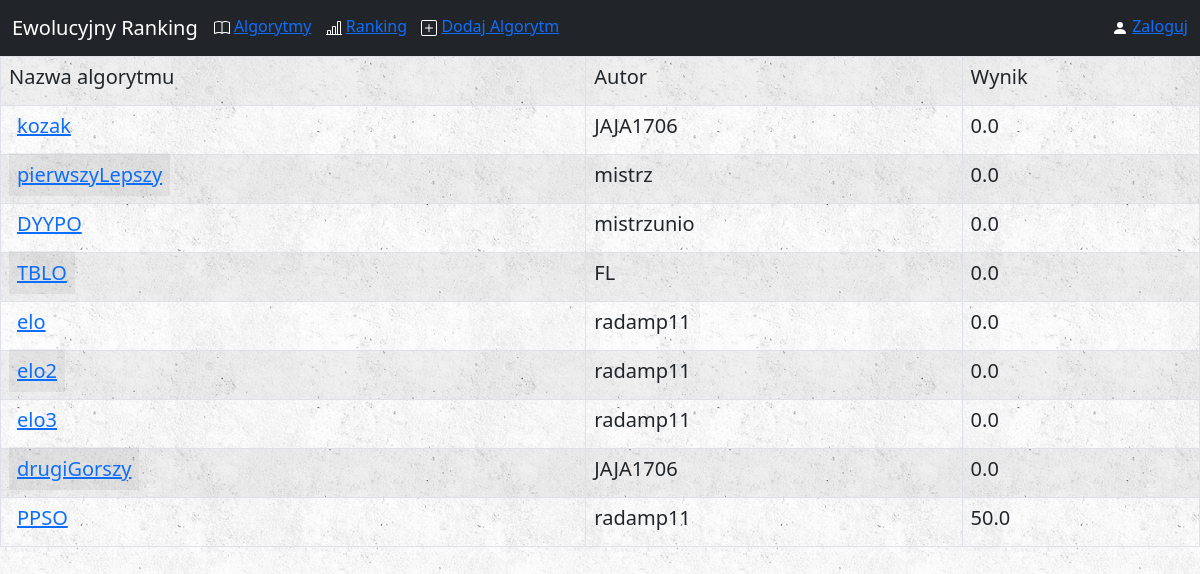
The page /ranking/ on the database its author committed.
### algorithms/models.py (models this page shows, shortened)
class Algorithm(models.Model):
    name = models.CharField(max_length = 40, unique = True)
    author = models.CharField(max_length = 30)  # nick użytkownika serwisu
    alg_file = models.FileField(upload_to='zip_files/')
    counted = models.BooleanField(default = False)
    num_of_fun = models.IntegerField(default = 0)
    SE = models.FloatField(default = 0)
    score = models.FloatField(default = 0)

### algorithms/views.py (the view)
# urls.py: path('ranking/', views.RankingView.as_view(), name='ranking'),
class RankingView(ListView):
    model = Algorithm
    template_name = 'algorithms/ranking.html'
    def get_queryset(self):
        min_SE = Algorithm.objects.all().aggregate(Min('SE'))
        print(min_SE['SE__min'])
        for alg in Algorithm.objects.all():
            print(alg.SE)
            alg.score = ((1 - (alg.SE - min_SE['SE__min'])/(alg.SE)) * 50)
            alg.save()
        return Algorithm.objects.order_by('score')

### algorithms/templates/algorithms/ranking.html
{% extends 'algorithms/base.html' %}
{% block body %}
{% if object_list %}
    <table class="table table-striped table-hover table-bordered">
        <tr class="table table-striped table-hover">
            <th><h5>Nazwa algorytmu</h5></th>
            <th><h5>Autor</h5></th>
            <th><h5>Wynik</h5></th>
        </tr>
        {% for alg in object_list %}
            <tr class="table table-striped table-hover">
                <td><h5><a href="{% url 'algorithms:detail' alg.id %}">{{ alg.name }}</a></h5></td>
                <td><h5>{{ alg.author }}</h5></td>
                <td><h5>{{ alg.score }}</h5></td>
            </tr>
        {% endfor %}
    </table>
{% else %}
    <h3>Nie dodano jeszcze żadnego algorytmu.</h3>
{% endif %}
{% endblock %}

### static/css/style.css (style rules this page uses)
body { background: white url("../images/background.png"); }

### rows shown on the page
Algorithm: name "kozak", author "JAJA1706", score "0.0"
Algorithm: name "pierwszyLepszy", author "mistrz", score "0.0"
Algorithm: name "DYYPO", author "mistrzunio", score "0.0"
Algorithm: name "TBLO", author "FL", score "0.0"
Algorithm: name "elo", author "radamp11", score "0.0"
Algorithm: name "elo2", author "radamp11", score "0.0"
Algorithm: name "elo3", author "radamp11", score "0.0"
Algorithm: name "drugiGorszy", author "JAJA1706", score "0.0"
Algorithm: name "PPSO", author "radamp11", score "50.0"
